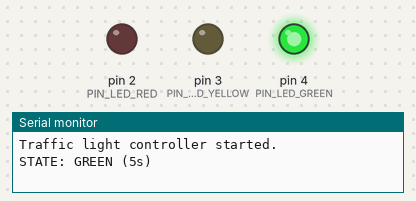
A program run on a simulated Arduino Uno, built with avr-gcc and run on an emulated ATmega328P. On the bench: output pins drawn as LEDs (lit = HIGH), the last lines printed to the serial monitor.

Above: at 2.5 s.
At 6.0 s:
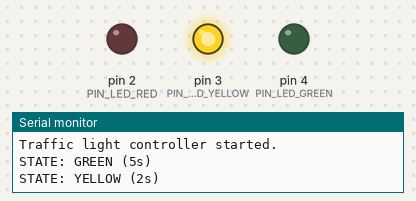
At 9.5 s:
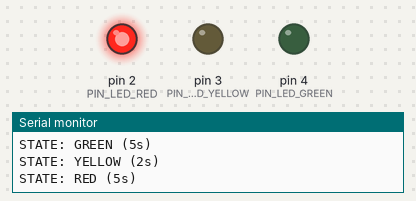
Timing chart, 0 to 15.6 s (numbered marks = the images above):
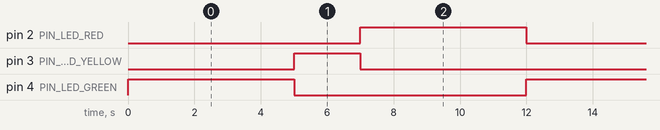

The program:

main.cpp
```cpp
#include <Arduino.h>
#include "config.h"

// Turn all LEDs off to guarantee only one LED is active at a time.
static void allLedsOff() {
  digitalWrite(PIN_LED_RED, LOW);
  digitalWrite(PIN_LED_YELLOW, LOW);
  digitalWrite(PIN_LED_GREEN, LOW);
}

static void showGreen() {
  allLedsOff();
  digitalWrite(PIN_LED_GREEN, HIGH);
  Serial.println(F("STATE: GREEN (5s)"));
  delay(TIME_GREEN_MS);
}

static void showYellow() {
  allLedsOff();
  digitalWrite(PIN_LED_YELLOW, HIGH);
  Serial.println(F("STATE: YELLOW (2s)"));
  delay(TIME_YELLOW_MS);
}

static void showRed() {
  allLedsOff();
  digitalWrite(PIN_LED_RED, HIGH);
  Serial.println(F("STATE: RED (5s)"));
  delay(TIME_RED_MS);
}

void setup() {
  pinMode(PIN_LED_RED, OUTPUT);
  pinMode(PIN_LED_YELLOW, OUTPUT);
  pinMode(PIN_LED_GREEN, OUTPUT);

  allLedsOff();

  Serial.begin(115200);
  Serial.println(F("Traffic light controller started."));
}

void loop() {
  // Continuous traffic light sequence:
  // Green -> Yellow -> Red -> repeat
  showGreen();
  showYellow();
  showRed();
}
```

config.h
```cpp
#ifndef CONFIG_H
#define CONFIG_H

// LED pin mapping from the provided wiring
#define PIN_LED_RED     2
#define PIN_LED_YELLOW  3
#define PIN_LED_GREEN   4

// Traffic light timing (milliseconds)
#define TIME_GREEN_MS   5000UL
#define TIME_YELLOW_MS  2000UL
#define TIME_RED_MS     5000UL

#endif
```

Measured:
- by itself, pin 2 (PIN_LED_RED), pin 4 (PIN_LED_GREEN): alternates HIGH for 5.0 s and LOW for 7.0 s
- by itself, pin 3 (PIN_LED_YELLOW): alternates HIGH for 2.0 s and LOW for 10.0 s
- by itself, everything shown: repeats every 12.0 s, in 3 steps
